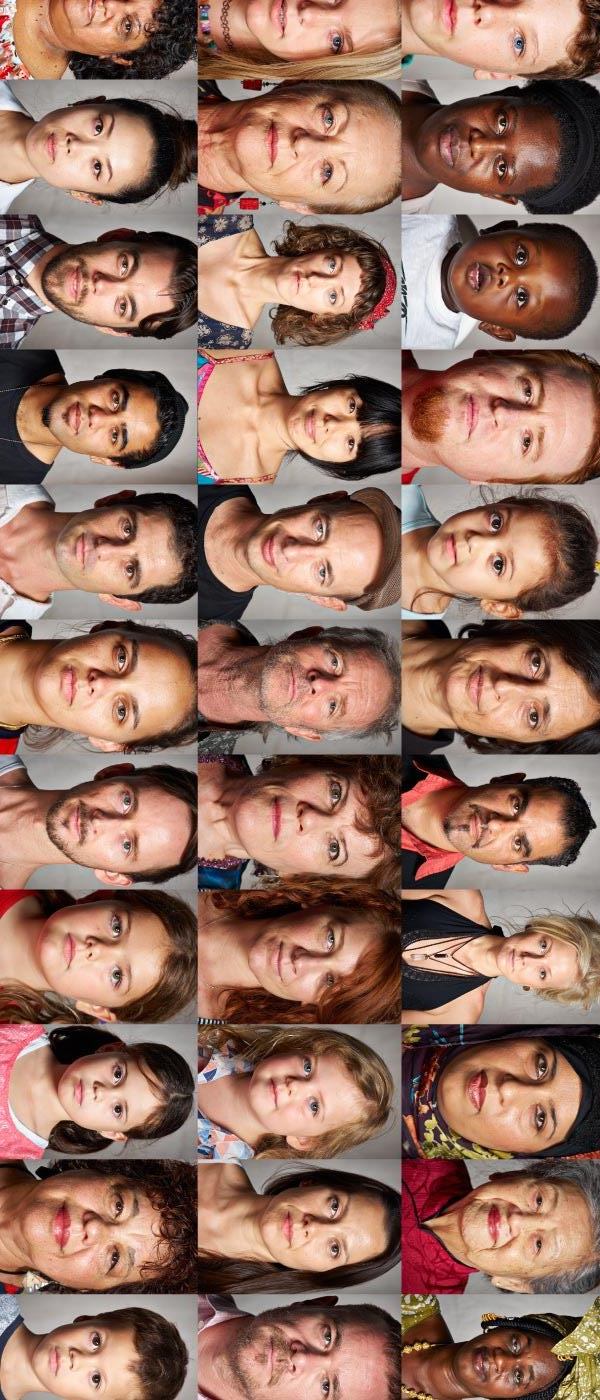
#> input picture museum.jpg, 600 x 1400 px
$ python imgn.py
#> lines starting #> are read from the running program, lines starting #| are printed output that depends on the picture; after the words box and inside, x2 and y2 are one past the last pixel; in counts of white or black regions, pixels touching at a corner belong together
#! python27
#import sys
import cv2
#abba.png
#museum.jpg
imagepath = 'museum.jpg'
face_cascade = cv2.CascadeClassifier('haarcascade_frontalface_default.xml')
eye_cascade = cv2.CascadeClassifier('haarcascade_eye.xml')
img = cv2.imread(imagepath)
#> img is the input picture: shape (1400, 600, 3); mean B, G, R 100, 114.4, 149.6
gray = cv2.cvtColor(img, cv2.COLOR_BGR2GRAY)
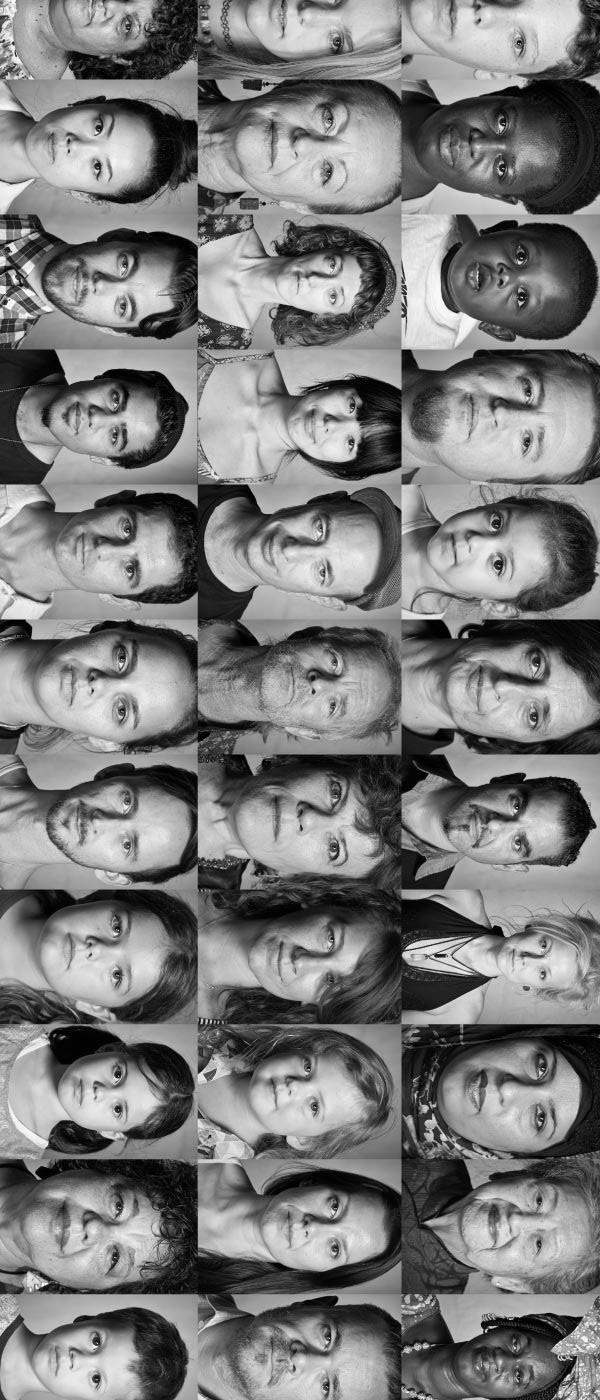
#> gray: shape (1400, 600); min 0, max 255, mean 123.3
faces = face_cascade.detectMultiScale(gray, 1.301, 5)
#> faces = [[54, 1061, 66, 66]]
print("Found {0} faces".format(len(faces)))
#| Found 1 faces
for (x,y,w,h) in faces:
    cv2.rectangle(img,(x,y),(x+w,y+h),(100,200,250),2)
    roi_gray = gray[y:y+h, x:x+w]
    roi_color = img[y:y+h, x:x+w]
    eyes = eye_cascade.detectMultiScale(roi_gray)
    for (ex,ey,ew,eh) in eyes:
        cv2.rectangle(roi_color,(ex,ey),(ex+ew,ey+eh),(200,150,250),2)
#> this loop made 1 pass
#> pass 1, `roi_gray = gray[y:y+h, x:x+w]`:
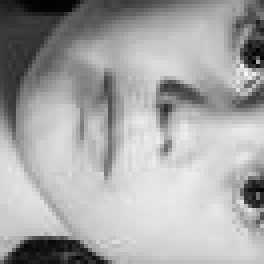
#> roi_gray: shape (66, 66) (shown 4 times larger); min 1, max 246, mean 165.9
#> pass 1, `roi_color = img[y:y+h, x:x+w]`:
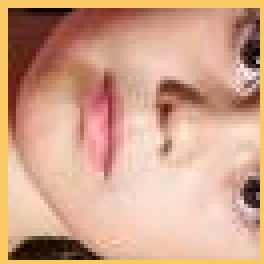
#> roi_color: shape (66, 66, 3) (shown 4 times larger); mean B, G, R 138.5, 163.1, 208.9
#> after the loop:
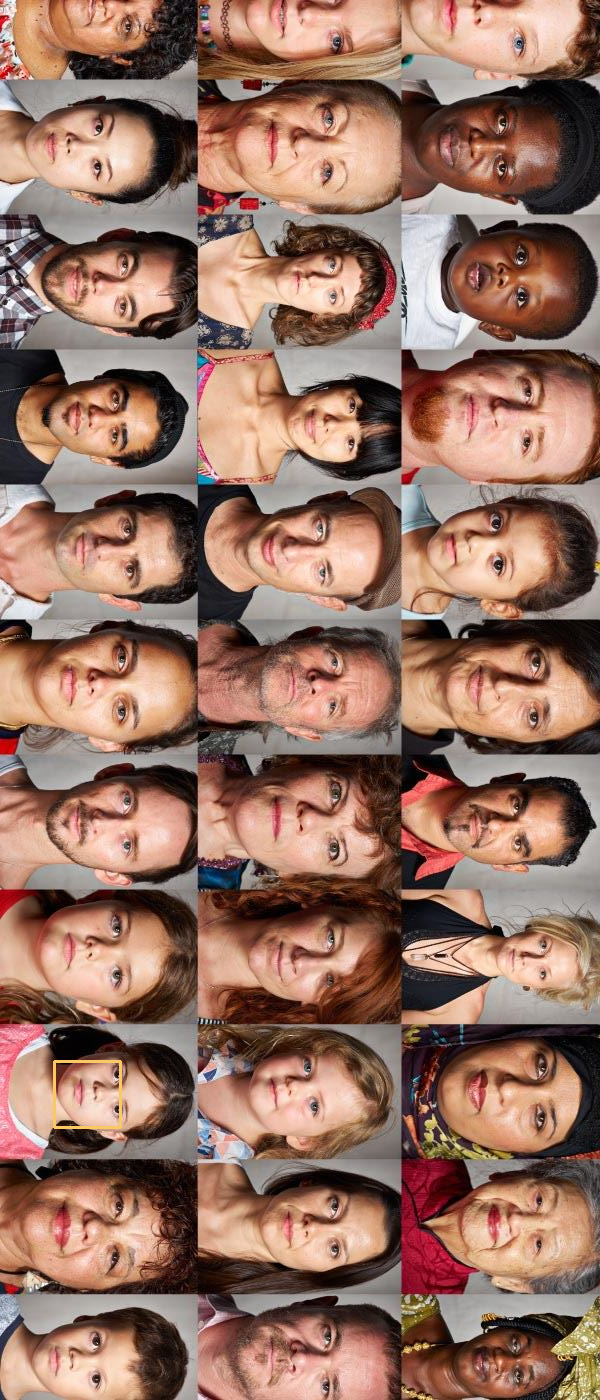
#> img: shape (1400, 600, 3); 0.09% of pixels changed, all inside (x1, y1, x2, y2) = (53, 1060, 122, 1129)
cv2.imshow('img',img)
cv2.waitKey(0)
cv2.destroyAllWindows()

$ run again, with abba.png saved as museum.jpg
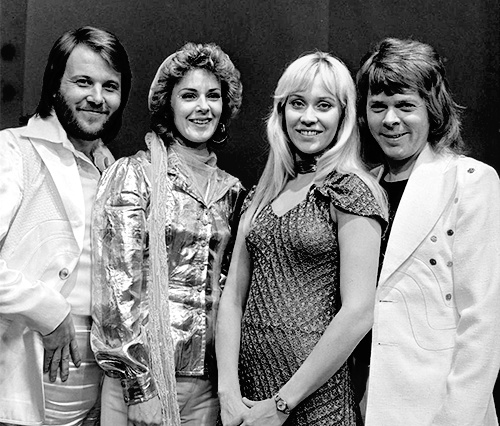
#> input picture abba.png, 500 x 426 px
#> img is the input picture: shape (426, 500, 3); min 0, max 255, mean 130.8
#> faces = [[55, 53, 78, 78], [170, 72, 63, 63], [270, 73, 80, 80], [354, 78, 74, 74]]
#| Found 4 faces
#> the loop `for (x,y,w,h) in faces:` made 4 passes
#> (x, y, w, h, eyes) on passes 1, 3: (55, 53, 78, 78, [[41, 20, 24, 24]]), (270, 73, 80, 80, [[15, 17, 26, 26], [40, 20, 23, 23]])
#> pass 1, `roi_color = img[y:y+h, x:x+w]`:
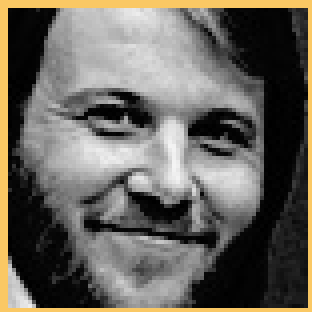
#> roi_color: shape (78, 78, 3) (shown 4 times larger); mean B, G, R 93.5, 101, 104.8
#> after the loop `for (x,y,w,h) in faces:`:
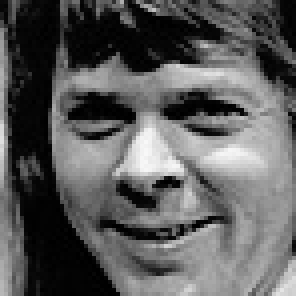
#> roi_gray: shape (74, 74) (shown 4 times larger); min 0, max 248, mean 91.7

$ run again, with fake_celebs.png saved as museum.jpg
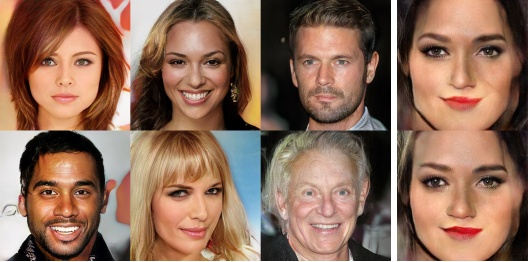
#> input picture fake_celebs.png, 528 x 262 px
#> img is the input picture: shape (262, 528, 3); mean B, G, R 90.5, 108.9, 142.6
#> `gray = cv2.cvtColor(img, cv2.COLOR_BGR2GRAY)`:
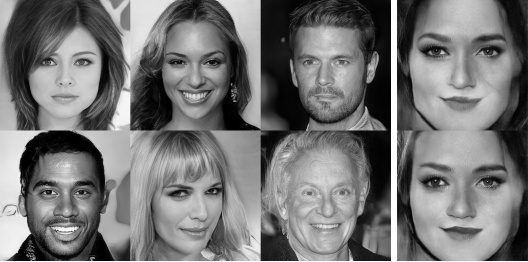
#> gray: shape (262, 528); min 0, max 255, mean 116.9
#> faces = [[284, 30, 82, 82], [21, 29, 89, 89], [154, 30, 83, 83], [21, 155, 89, 89], [285, 159, 84, 84], [406, 9, 114, 114], [403, 136, 116, 116]]
#| Found 7 faces
#> the loop `for (x,y,w,h) in faces:` made 7 passes
#> (x, y, w, h, eyes) on passes 1 to 7: (284, 30, 82, 82, [[14, 19, 25, 25], [46, 20, 22, 22]]), (21, 29, 89, 89, [[15, 21, 23, 23], [49, 22, 24, 24]]), (154, 30, 83, 83, [[12, 20, 25, 25], [45, 21, 23, 23]]), (21, 155, 89, 89, [[14, 26, 24, 24], [49, 27, 22, 22]]), (285, 159, 84, 84, [[45, 22, 22, 22]]), (406, 9, 114, 114, [[11, 25, 33, 33], [68, 27, 31, 31]]), (403, 136, 116, 116, [[14, 28, 35, 35], [67, 29, 34, 34]])
#> after the loop `for (x,y,w,h) in faces:`:
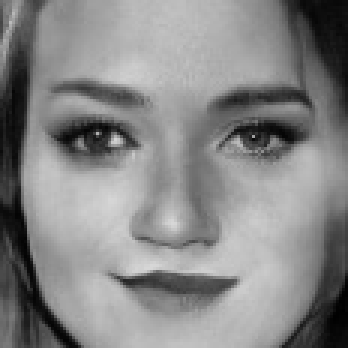
#> roi_gray: shape (116, 116) (shown 3 times larger); min 0, max 215, mean 134.4
